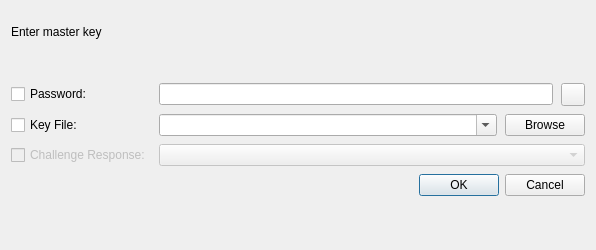
<?xml version="1.0" encoding="UTF-8"?>
<ui version="4.0">
 <class>DatabaseOpenWidget</class>
 <widget class="QWidget" name="DatabaseOpenWidget">
  <property name="geometry">
   <rect>
    <x>0</x>
    <y>0</y>
    <width>596</width>
    <height>250</height>
   </rect>
  </property>
  <layout class="QVBoxLayout" name="verticalLayout" stretch="1,0,0,1,0,0,3">
   <property name="spacing">
    <number>8</number>
   </property>
   <item>
    <spacer name="verticalSpacer_2">
     <property name="orientation">
      <enum>Qt::Vertical</enum>
     </property>
     <property name="sizeHint" stdset="0">
      <size>
       <width>20</width>
       <height>40</height>
      </size>
     </property>
    </spacer>
   </item>
   <item>
    <widget class="QLabel" name="labelHeadline">
     <property name="text">
      <string>Enter master key</string>
     </property>
    </widget>
   </item>
   <item>
    <widget class="QLabel" name="labelFilename"/>
   </item>
   <item>
    <spacer name="verticalSpacer_3">
     <property name="orientation">
      <enum>Qt::Vertical</enum>
     </property>
     <property name="sizeHint" stdset="0">
      <size>
       <width>20</width>
       <height>40</height>
      </size>
     </property>
    </spacer>
   </item>
   <item>
    <layout class="QGridLayout" name="gridLayout">
     <property name="verticalSpacing">
      <number>8</number>
     </property>
     <item row="1" column="0">
      <widget class="QCheckBox" name="checkKeyFile">
       <property name="text">
        <string>Key File:</string>
       </property>
      </widget>
     </item>
     <item row="0" column="0">
      <widget class="QCheckBox" name="checkPassword">
       <property name="text">
        <string>Password:</string>
       </property>
      </widget>
     </item>
     <item row="0" column="2">
      <layout class="QHBoxLayout" name="horizontalLayout">
       <item>
        <widget class="PasswordEdit" name="editPassword">
         <property name="echoMode">
          <enum>QLineEdit::Password</enum>
         </property>
        </widget>
       </item>
       <item>
        <widget class="QToolButton" name="buttonTogglePassword">
         <property name="checkable">
          <bool>true</bool>
         </property>
        </widget>
       </item>
      </layout>
     </item>
     <item row="1" column="2">
      <layout class="QHBoxLayout" name="horizontalLayout_2">
       <item>
        <widget class="QComboBox" name="comboKeyFile">
         <property name="sizePolicy">
          <sizepolicy hsizetype="Expanding" vsizetype="Fixed">
           <horstretch>0</horstretch>
           <verstretch>0</verstretch>
          </sizepolicy>
         </property>
         <property name="editable">
          <bool>true</bool>
         </property>
        </widget>
       </item>
       <item>
        <widget class="QPushButton" name="buttonBrowseFile">
         <property name="text">
          <string>Browse</string>
         </property>
        </widget>
       </item>
      </layout>
     </item>
     <item row="4" column="0">
      <widget class="QCheckBox" name="checkChallengeResponse">
       <property name="enabled">
        <bool>false</bool>
       </property>
       <property name="text">
        <string>Challenge Response:</string>
       </property>
      </widget>
     </item>
     <item row="4" column="2">
      <widget class="QComboBox" name="comboChallengeResponse">
       <property name="enabled">
        <bool>false</bool>
       </property>
      </widget>
     </item>
    </layout>
   </item>
   <item>
    <widget class="QDialogButtonBox" name="buttonBox">
     <property name="orientation">
      <enum>Qt::Horizontal</enum>
     </property>
     <property name="standardButtons">
      <set>QDialogButtonBox::Cancel|QDialogButtonBox::Ok</set>
     </property>
    </widget>
   </item>
   <item>
    <spacer name="verticalSpacer">
     <property name="orientation">
      <enum>Qt::Vertical</enum>
     </property>
     <property name="sizeHint" stdset="0">
      <size>
       <width>20</width>
       <height>40</height>
      </size>
     </property>
    </spacer>
   </item>
  </layout>
 </widget>
 <customwidgets>
  <customwidget>
   <class>PasswordEdit</class>
   <extends>QLineEdit</extends>
   <header>gui/PasswordEdit.h</header>
  </customwidget>
 </customwidgets>
 <tabstops>
  <tabstop>checkPassword</tabstop>
  <tabstop>editPassword</tabstop>
  <tabstop>buttonTogglePassword</tabstop>
  <tabstop>checkKeyFile</tabstop>
  <tabstop>comboKeyFile</tabstop>
  <tabstop>buttonBrowseFile</tabstop>
  <tabstop>buttonBox</tabstop>
 </tabstops>
 <resources/>
 <connections/>
</ui>
